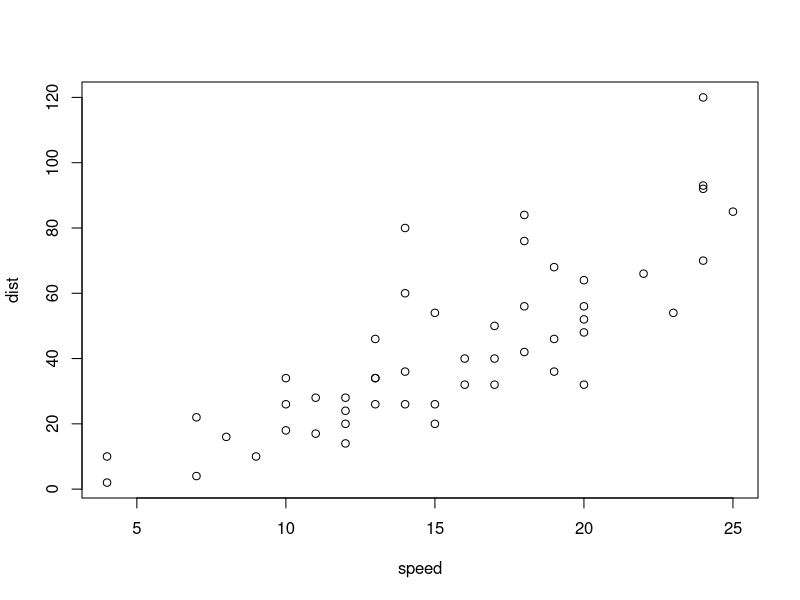
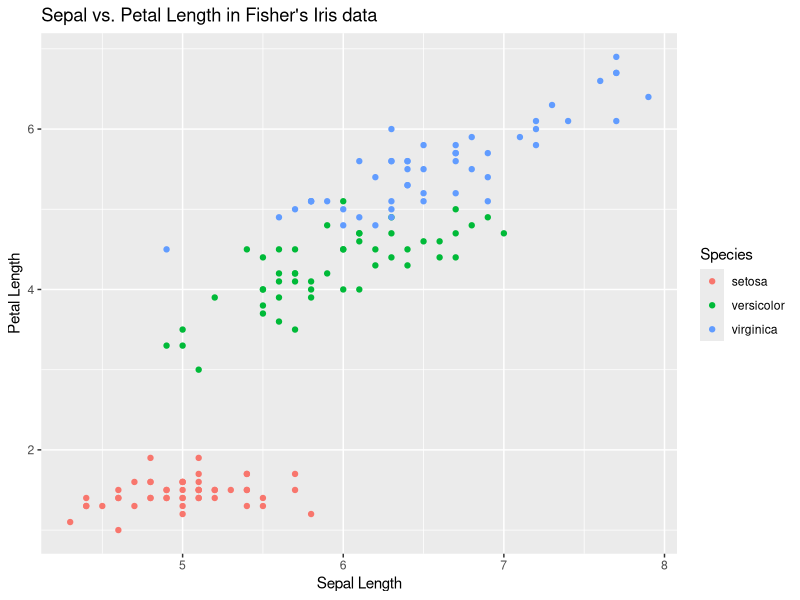

R code for these plots, in order:
## ---- chunk 1
require(ggplot2)
## ---- chunk 2
summary(cars)
## ---- chunk 3
plot(cars)
## ---- chunk 4
qplot(Sepal.Length, Petal.Length, data = iris, color = Species,
  xlab = "Sepal Length", ylab = "Petal Length",
  main = "Sepal vs. Petal Length in Fisher's Iris data")
